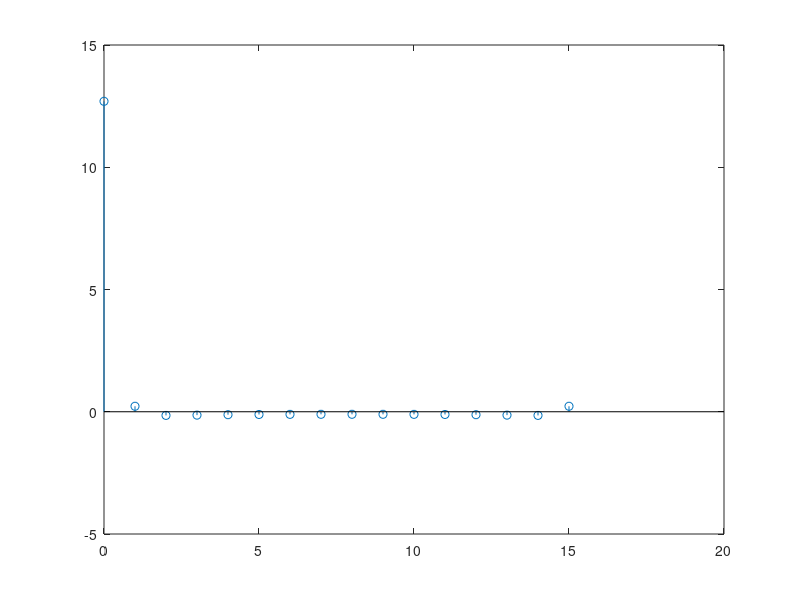

Reproduce this figure in MATLAB.
t = 0:0.0001:0.016
st = cos(2*pi*125*t)-1/3*cos(2*pi*375*t)+1/5*cos(2*pi*625*t)-1/7*cos(2*pi*875*t)
plot(t,st)
stem(0:15,fft(st,16))
